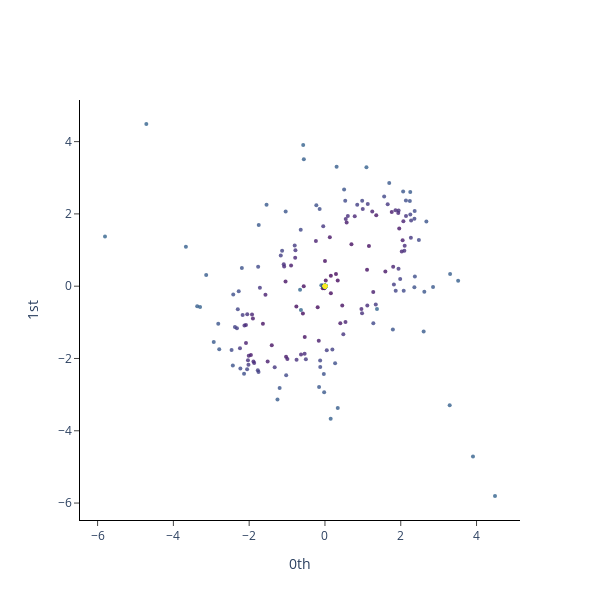

Notebook code cell kept with this figure:
### Code cell
plot_point_cloud(y_embedded_signal)

### Figure 1 — Plotly figure (JSON) as saved in the notebook; plotly's stock layout.template omitted (floating-point values rounded to 4 significant figures; data arrays with more than 128 entries replaced by an {"elided": "..."} marker saying what was removed)
{"data": [{"marker": {"color": {"elided": "546 int values"}, "colorscale": [[0, "#440154"], [0.1111, "#482878"], [0.2222, "#3e4989"], [0.3333, "#31688e"], [0.4444, "#26828e"], [0.5556, "#1f9e89"], [0.6667, "#35b779"], [0.7778, "#6ece58"], [0.8889, "#b5de2b"], [1, "#fde725"]], "opacity": 0.8, "size": 4}, "mode": "markers", "type": "scatter", "x": {"elided": "546 float values"}, "y": {"elided": "546 float values"}}], "layout": {"height": 600, "plot_bgcolor": "white", "width": 600, "xaxis": {"anchor": "x", "exponentformat": "e", "linecolor": "black", "linewidth": 1, "mirror": false, "showexponent": "all", "showline": true, "side": "bottom", "ticks": "outside", "title": {"text": "0th"}, "type": "linear", "zeroline": true}, "yaxis": {"anchor": "y", "exponentformat": "e", "linecolor": "black", "linewidth": 1, "mirror": false, "showexponent": "all", "showline": true, "side": "left", "ticks": "outside", "title": {"text": "1st"}, "type": "linear", "zeroline": true}}}
